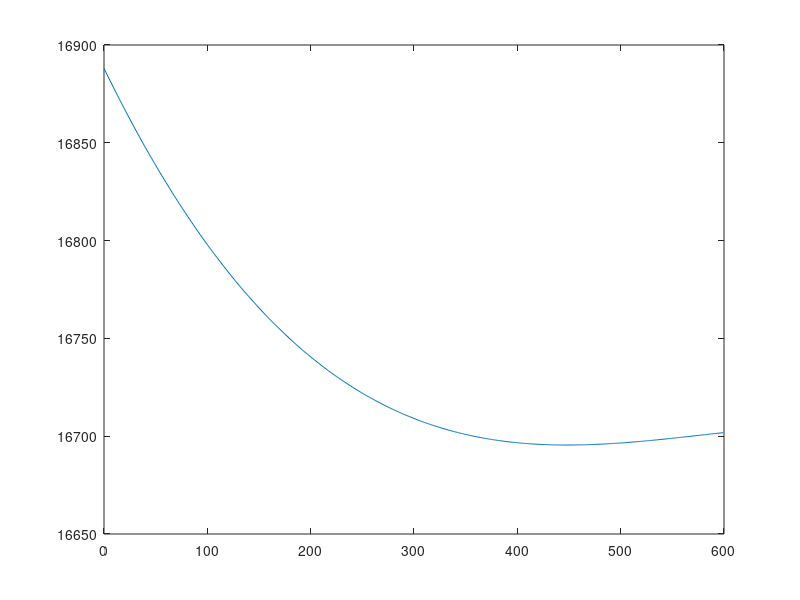

Here is the MATLAB script that generated this plot: (Note: this script raises an error after producing the figure.)
load load_days_splines.mat
middle_day_sp=load_days_splines(5);
t=0:86400;
load_day=ppval(middle_day_sp,t);
figure(2);clf;
plot(t(1:600),load_day(1:600));hold on;
mu=1;
noise = mrrw(length(load_day),1/60,1,2,10)-mu; %-mu to make 0 mean
noise=noise*5
noisy_load = load_day+noise;
plot(t(1:600),noisy_load(1:600),'g')
figure(1);clf;
plot(noise(1:600))

